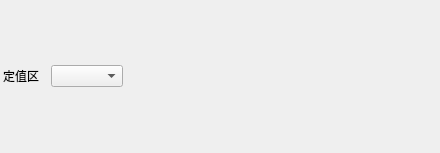
<?xml version="1.0" encoding="UTF-8"?>
<ui version="4.0">
 <class>QSttCommCmdWzd_DsReadWidget</class>
 <widget class="QDialog" name="QSttCommCmdWzd_DsReadWidget">
  <property name="geometry">
   <rect>
    <x>0</x>
    <y>0</y>
    <width>440</width>
    <height>153</height>
   </rect>
  </property>
  <property name="windowTitle">
   <string/>
  </property>
  <layout class="QVBoxLayout" name="verticalLayout_2">
   <property name="spacing">
    <number>0</number>
   </property>
   <property name="margin">
    <number>0</number>
   </property>
   <item>
    <layout class="QVBoxLayout" name="verticalLayout">
     <item>
      <layout class="QGridLayout" name="gridLayout">
       <property name="sizeConstraint">
        <enum>QLayout::SetDefaultConstraint</enum>
       </property>
       <property name="horizontalSpacing">
        <number>12</number>
       </property>
       <property name="verticalSpacing">
        <number>6</number>
       </property>
       <property name="margin">
        <number>3</number>
       </property>
       <item row="0" column="2">
        <widget class="QComboBox" name="m_cmbSetZone"/>
       </item>
       <item row="0" column="1">
        <widget class="QLabel" name="m_txtSetZone">
         <property name="text">
          <string>定值区</string>
         </property>
        </widget>
       </item>
       <item row="0" column="3">
        <spacer name="horizontalSpacer">
         <property name="orientation">
          <enum>Qt::Horizontal</enum>
         </property>
         <property name="sizeHint" stdset="0">
          <size>
           <width>40</width>
           <height>20</height>
          </size>
         </property>
        </spacer>
       </item>
      </layout>
     </item>
    </layout>
   </item>
  </layout>
 </widget>
 <resources/>
 <connections/>
</ui>
